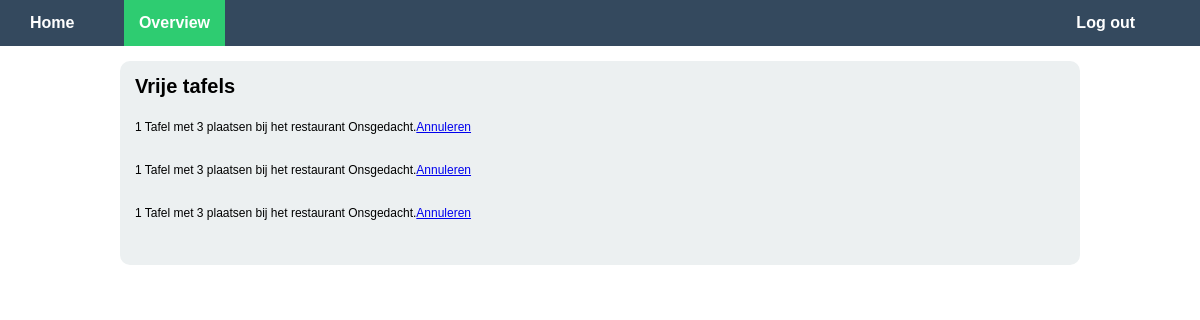
/Overview.php (signed in), run on the app's committed database.
### tables this page shows
CREATE TABLE `reservations` (
  `ID_Resevation` int(11) NOT NULL AUTO_INCREMENT,
  `Date` date NOT NULL,
  `Time` time NOT NULL,
  `AmountPeople` int(255) NOT NULL,
  `FK_Customer_ID` int(11) NOT NULL,
  `FK_Table_ID` int(11) NOT NULL,
  `FK_Restaurant_ID` int(11) NOT NULL,
  PRIMARY KEY (`ID_Resevation`),
  KEY `FK_Customer_ID` (`FK_Customer_ID`),
  KEY `FK_Table_ID` (`FK_Table_ID`),
  KEY `FK_Restaurant_ID` (`FK_Restaurant_ID`),
  KEY `FK_Customer_ID_2` (`FK_Customer_ID`)
);

CREATE TABLE `restaurants` (
  `ID_Restaurant` int(11) NOT NULL AUTO_INCREMENT,
  `Name` varchar(255) NOT NULL,
  `Discription` varchar(255) NOT NULL,
  `Categorie` varchar(255) NOT NULL,
  `FK_Keeper_ID` int(11) NOT NULL,
  PRIMARY KEY (`ID_Restaurant`)
);

### classes/Customer.class.php (called while the page is built, shortened)
<?php
	include_once('Db.class.php');
	class Customer
	{
		public function Select($email)
		{
			$db = new Db();
			$sql = "SELECT * FROM customers WHERE Email = '".$db->conn->real_escape_string($email)."';";
			$select = $db->conn->query($sql);
			$numberofRows = $select->num_rows;
			if($numberofRows === 1)
			{
				while ($oneSelect = $select->fetch_assoc())
				{
					return $oneSelect;
				}
			} else {
				throw new Exception("Client not found");
			}
		}
	}
 ?>

### classes/Db.class.php (called while the page is built, shortened)
<?php
	class Db
	{
		private $m_sHost = "localhost";
		private $m_sUser = "root";
		private $m_sPassword = "test";
		private $m_sDatabase = "TableSpot";
		public function __construct()
		{
			$this->conn = new mysqli($this->m_sHost, $this->m_sUser, $this->m_sPassword, $this->m_sDatabase);
		}
	}
?>

### classes/Reservation.class.php (called while the page is built, shortened)
<?php
	include_once('Db.class.php');
	class Reservation
	{
		public function SelectReservaties($customer)
		{
			$db = new Db();
			$sql = "SELECT * FROM reservations WHERE FK_Customer_ID = " . $db->conn->real_escape_string($customer) . ";";
			$select = $db->conn->query($sql);
			return $select;
		}
	}
?>

### classes/Restaurant.class.php (called while the page is built, shortened)
<?php
	include_once("Db.class.php");
	class Restaurant{
		public function GetRestaurant($id)
		{
			$db = new Db();
			$sql = "Select * from restaurants where ID_Restaurant = " . $db->conn->real_escape_string($id) . ";";
			$select = $db->conn->query($sql);
			while($oneSelect = $select->fetch_assoc())
			{
				return $oneSelect;
			}
			return $select;
		}
	}
 ?>

### Overview.php (the view, shortened to what this page needs)
<?php
	if(isset($_SESSION['email']))
	{
		try
		{
		$email = $_SESSION['email'];
		include_once("classes/Restaurant.class.php");
		include_once("classes/Customer.class.php");
		$customer = new Customer();
		$activeUser = $customer->Select($email);
		} catch (Exception $e)
		{
			$error = $e->getMessage();
		}
	} else {
		header("Location: index.php");
	}
?><!doctype html>
<html lang="en">
<head>
	<link rel="stylesheet" type="text/css" href="css/reset.css">
	<link href="css/Tablespot.css" rel="stylesheet">
</head>
<body>
	<div id="user">
	<?php
	include_once("include/navincludeKlant.php");
	?>
	<div id="container">
		<div class="menus">
		<h1>Vrije tafels</h1>
			<?php
			try{
				if(!empty($activeUser))
				{
					include_once("include/navincludeKlant.php");
					include_once("classes/Reservation.class.php");
					include_once("classes/Restaurant.class.php");
					$reservation = new Reservation();
					$restaurant = new Restaurant();
					$allreservations = $reservation->SelectReservaties($activeUser['ID_Customer']);
					while ($oneReservation = $allreservations->fetch_assoc())
					{
						$oneRestaurant = $restaurant->getRestaurant($oneReservation["FK_Restaurant_ID"]);
						echo "<p>1 Tafel met " . $oneReservation["AmountPeople"] . " plaatsen bij het restaurant " . $oneRestaurant["Name"] . ".<a href='#' class='annuleren' data-id='" . $oneReservation['ID_Resevation'] . "'>Annuleren</a></p><br/>";
					}
				}
			} catch (Exception $e) {
				$error = $e->getMessage();
			}
			?>
		</div>
		</div>
		</div>
</body>
</html>

### css/Tablespot.css (style rules this page uses)
body { background-color: #fff; }
#container { position: relative; margin: auto; width: 990px; height: auto; }
.menus { padding: 15px; margin: 15px; background-color: #ECF0F1; -webkit-border-radius: 10px; -moz-border-radius: 10px; border-radius: 10px; }
.menus h1 { font-family: ‘Trebuchet MS’, Helvetica, sans-serif; font-weight: bold; font-size: 125%; margin-bottom: 25px; }
.menus p { font-family: ‘Trebuchet MS’, Helvetica, sans-serif; font-weight: normal; font-size: 75%; margin-bottom: 15px; }

### data on the page
reservations: AmountPeople "3", FK_Restaurant_ID.Name "Onsgedacht"
reservations: AmountPeople "3", FK_Restaurant_ID.Name "Onsgedacht"
reservations: AmountPeople "3", FK_Restaurant_ID.Name "Onsgedacht"
